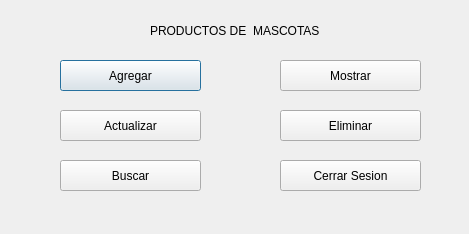
<?xml version="1.0" encoding="UTF-8"?>
<ui version="4.0">
 <class>menuudialog</class>
 <widget class="QDialog" name="menuudialog">
  <property name="geometry">
   <rect>
    <x>0</x>
    <y>0</y>
    <width>469</width>
    <height>234</height>
   </rect>
  </property>
  <property name="windowTitle">
   <string>Dialog</string>
  </property>
  <widget class="QPushButton" name="agregarButton">
   <property name="geometry">
    <rect>
     <x>60</x>
     <y>60</y>
     <width>141</width>
     <height>31</height>
    </rect>
   </property>
   <property name="text">
    <string>Agregar</string>
   </property>
  </widget>
  <widget class="QPushButton" name="actualizarButton">
   <property name="geometry">
    <rect>
     <x>60</x>
     <y>110</y>
     <width>141</width>
     <height>31</height>
    </rect>
   </property>
   <property name="text">
    <string>Actualizar</string>
   </property>
  </widget>
  <widget class="QPushButton" name="mostrarButton">
   <property name="geometry">
    <rect>
     <x>280</x>
     <y>60</y>
     <width>141</width>
     <height>31</height>
    </rect>
   </property>
   <property name="text">
    <string>Mostrar</string>
   </property>
  </widget>
  <widget class="QPushButton" name="eliminarButton">
   <property name="geometry">
    <rect>
     <x>280</x>
     <y>110</y>
     <width>141</width>
     <height>31</height>
    </rect>
   </property>
   <property name="text">
    <string>Eliminar</string>
   </property>
  </widget>
  <widget class="QLabel" name="label">
   <property name="geometry">
    <rect>
     <x>150</x>
     <y>10</y>
     <width>221</width>
     <height>41</height>
    </rect>
   </property>
   <property name="text">
    <string>PRODUCTOS DE  MASCOTAS</string>
   </property>
  </widget>
  <widget class="QPushButton" name="buscarButton">
   <property name="geometry">
    <rect>
     <x>60</x>
     <y>160</y>
     <width>141</width>
     <height>31</height>
    </rect>
   </property>
   <property name="text">
    <string>Buscar</string>
   </property>
  </widget>
  <widget class="QPushButton" name="salirButton">
   <property name="geometry">
    <rect>
     <x>280</x>
     <y>160</y>
     <width>141</width>
     <height>31</height>
    </rect>
   </property>
   <property name="text">
    <string>Cerrar Sesion</string>
   </property>
  </widget>
 </widget>
 <resources/>
 <connections/>
</ui>
